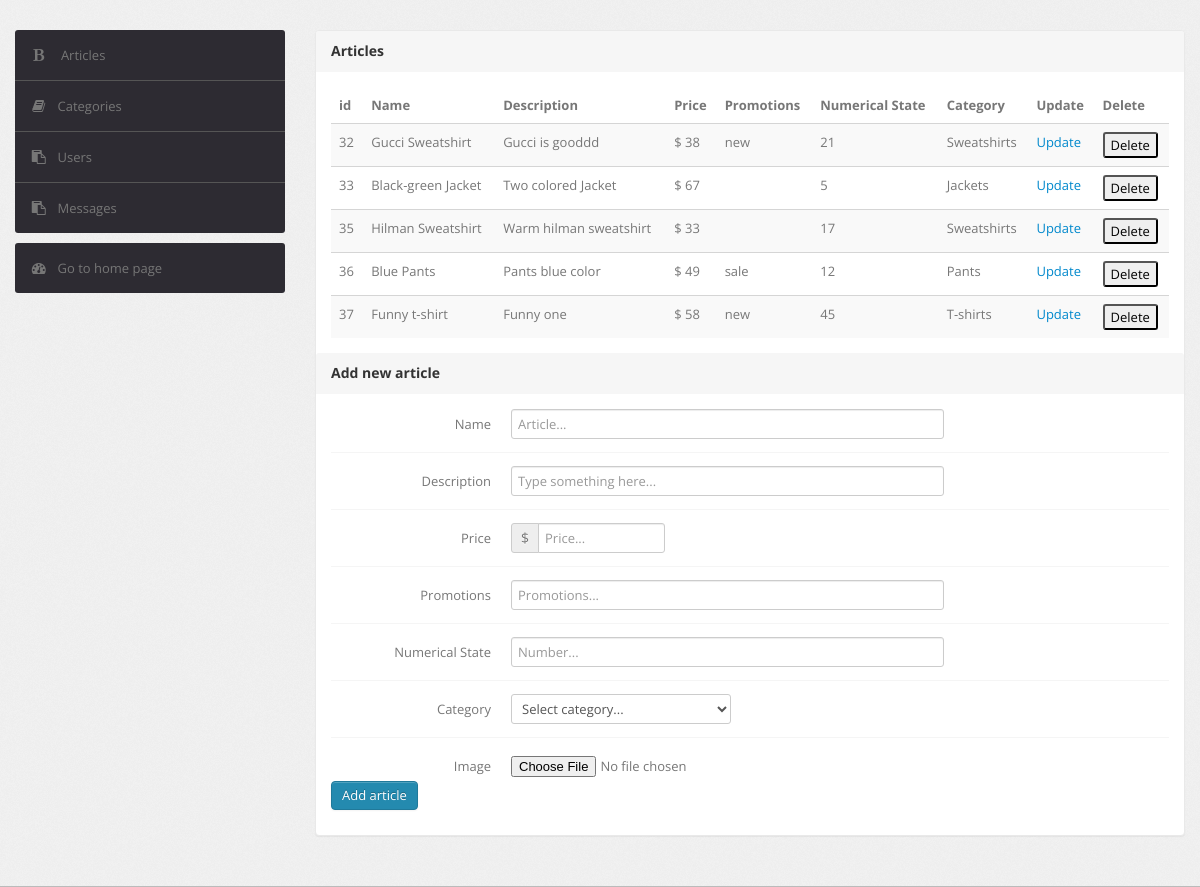
The page /admin-pannel/admin-index.php?admin-page=home (signed in) on the database its author committed.
### tables this page shows
CREATE TABLE `artikal` (
  `id_artikal` int(11) NOT NULL,
  `naziv` varchar(25) NOT NULL,
  `opis` varchar(255) NOT NULL,
  `cena` varchar(25) NOT NULL,
  `promocije` varchar(55) NOT NULL,
  `brojcano_stanje` smallint(11) NOT NULL,
  `kategorija_id` int(11) NOT NULL
);

CREATE TABLE `kategorija` (
  `id_kategorija` int(11) NOT NULL,
  `naziv` varchar(55) NOT NULL
);

### admin-pannel/views/admin-artikli.php (the view, shortened to what this page needs)
<?php
	$query = $conn->prepare("SELECT art.id_artikal as artId, art.naziv as nazivArt, art.opis as opis, art.cena as cena, art.promocije as promocije, art.brojcano_stanje as broj, kat.naziv as nazivKat
							 FROM artikal art
							 INNER JOIN kategorija kat
							 ON kat.id_kategorija = art.kategorija_id
							 ORDER BY art.id_artikal");
     try {
        $exec2 = $query->execute();
        $result = $query->fetchAll(PDO::FETCH_ASSOC);
    } catch (PDOException $exception) {
        var_dump($exception->getMessage()); die;
    }
    $artikli = $result;
    $updateUrl = BASE_URL . 'admin-pannel/admin-index.php?admin-page=artikal-update&artikal_id=';
 ?>
<div class="span9">
					<div class="content">
						<div class="btn-controls">
							<div class="module">
								<div class="module-head">
									<h3>Articles</h3>
								</div>
								<div class="module-body">
									<table class="table table-striped">
									<thead>
										<tr>
											<th>id</th>
											<th>Name</th>
											<th>Description</th>
											<th>Price</th>
											<th>Promotions</th>
											<th>Numerical State</th>
											<th>Category</th>
											<th>Update</th>
											<th>Delete</th>
										</tr>
									</thead>
									<tbody>
										<?php
											foreach ($artikli as $artikal):
										 ?>
											<tr id="<?php echo 'artikal-'.$artikal['artId']; ?>">
												<td><?php echo $artikal['artId']; ?></td>
												<td><?php echo $artikal['nazivArt']; ?></td>
												<td><?php echo $artikal['opis']; ?></td>
												<td><?php echo '$ ' . $artikal['cena']; ?></td>
												<td><?php echo $artikal['promocije']; ?></td>
												<td><?php echo $artikal['broj']; ?></td>
												<td><?php echo $artikal['nazivKat']; ?></td>
												<td><a href='<?php echo $updateUrl . $artikal['artId'] ?>'>Update</a></td>
												<td>
													<input 	type="button"
															class=".btn .btn-primary"
															onclick='deleteArtikal(<?php echo $artikal['artId'];?>)'
															value="Delete"
													>
												</td>
											</tr>
										<?php
											endforeach;
										 ?>
									</tbody>
									</table>
								</div>
								<?php
								$actionAddArt = BASE_URL . "admin-pannel/admin-index.php?admin-page=post-artikal-insert";
								?>
								<div class="module-head">
									<h3>Add new article</h3>
								</div>
								<div class="module-body">
									<form id="formInsertArticle"
										  class="form-horizontal row-fluid"
										  method="POST"
										  action="<?php echo $actionAddArt ?>"
										  enctype='multipart/form-data'
									>
										<div class="control-group">
											<label class="control-label" for="basicinput">Name</label>
											<div class="controls">
												<input type="text" name="naziv-art" id="nameInput" placeholder="Article..." class="span8">
											</div>
										</div>
										<div class="control-group">
											<label class="control-label" for="basicinput">Description</label>
											<div class="controls">
												<input type="text" name="desc-art" id="descInput" placeholder="Type something here..." class="span8">
											</div>
										</div>
										<div class="control-group">
											<label class="control-label" for="basicinput">Price</label>
											<div class="controls">
												<div class="input-prepend">
													<span class="add-on">$</span><input type="text" name="price-art" id="priceInput" placeholder="Price..." class="span8">
												</div>
											</div>
										</div>
										<div class="control-group">
											<label class="control-label" for="basicinput">Promotions</label>
											<div class="controls">
												<input type="text" name="promo-art" id="promoInput" placeholder="Promotions..." class="span8">
											</div>
										</div>
										<div class="control-group">
											<label class="control-label" for="basicinput">Numerical State</label>
											<div class="controls">
												<input type="text" name="num-art" id="numInput" placeholder="Number..." class="span8">
											</div>
										</div>
										<div class="control-group">
											<label class="control-label" for="basicinput">Category</label>
											<div class="controls">
												<select id="categDdl" name="category">
													<option value="0">Select category...</option>
												</select>
											</div>
										</div>
										<div class="control-group">
											<label class="control-label" for="basicinput">Image</label>
											<div class="controls">
												<input type='file' name='file' id="file" class="span8">
											</div>
										</div>
										<input type="submit" name="submit-new-article" value="Add article" class="btn btn-primary">
									</form>
								</div>
							</div>
						</div>
					</div>
				</div>

### admin-pannel/views/fixed/admin-head.php (shortened to what this page needs)
<!DOCTYPE html>
<html lang="en">
<head>
    <head>
        <link type="text/css" href="bootstrap/css/bootstrap.min.css" rel="stylesheet">
        <link type="text/css" href="bootstrap/css/bootstrap-responsive.min.css" rel="stylesheet">
        <link type="text/css" href="css/theme.css" rel="stylesheet">
        <link type="text/css" href="images/icons/css/font-awesome.css" rel="stylesheet">
    </head>
    <body>

### admin-pannel/views/fixed/admin-nav.php
<div class="wrapper">
            <div class="container">
                <div class="row">
                    <div class="span3">
                        <div class="sidebar">
                            <ul class="widget widget-menu unstyled">
                                <li><a href="admin-index.php?admin-page=artikli"><i class="menu-icon icon-bold"></i> Articles  </a></li>
                                <li><a href="admin-index.php?admin-page=kategorije"><i class="menu-icon icon-book"></i>Categories </a></li>
                                <li><a href="admin-index.php?admin-page=korisnici"><i class="menu-icon icon-paste"></i>Users </a></li>
                                <li><a href="admin-index.php?admin-page=received-messages"><i class="menu-icon icon-paste"></i>Messages </a></li>
                            </ul>
                            <ul class="widget widget-menu unstyled">
                                <li class="active"><a href="../index.php?page=home"><i class="menu-icon icon-dashboard"></i>Go to home page
                                </a></li>
                            </ul>
                        </div>
                    </div>

### admin-pannel/admin-index.php (shortened to what this page needs)
<?php
require_once "../config/connection.php";
include "views/fixed/admin-head.php";
include "views/fixed/admin-nav.php";
if(!isset($_GET['admin-page'])) {
    include "views/admin-home.php";
} else {
    switch ($_GET['admin-page']) {
        default:
            include "views/admin-artikli.php";
    }
}
include "views/fixed/admin-footer.php";

### admin-pannel/views/fixed/admin-footer.php (shortened to what this page needs)
            </div>
        </div>
    </div>
</body>

### admin-pannel/css/theme.css (style rules this page uses)
body { font-size: 13px; font-family: 'Open Sans', Arial, sans-serif; background: #fff; color: #777 }
h1, h2, h3, h4, h5, h6 { color: #333; margin-top: 0 }
h3 { font-size: 20px }
.wrapper { background: url(../images/bg.png) #eee; border-bottom: 1px solid #bbb; -webkit-box-shadow: 0 1px 2px rgba(0,0,0,0.1); -moz-box-shadow: 0 1px 2px rgba(0,0,0,0.1); box-shadow: 0 1px 2px rgba(0,0,0,0.1); padding: 30px 0 }
form { margin: 0 }
select, textarea, input[type="text"], input[type="password"], input[type="datetime"], input[type="datetime-local"], input[type="date"], input[type="month"], input[type="time"], input[type="week"], input[type="number"], input[type="email"], input[type="url"], input[type="search"], input[type="tel"], input[type="color"], .uneditable-input, label, input, button, select, textarea { -webkit-border-radius: 3px; -moz-border-radius: 3px; border-radius: 3px; font-size: 13px; font-family: 'Open Sans', Tahoma, Arial, sans-serif }
.input-append input, .input-prepend input, .input-append select, .input-prepend select, .input-append .uneditable-input, .input-prepend .uneditable-input { -webkit-border-radius: 0 3px 3px 0; -moz-border-radius: 0 3px 3px 0; border-radius: 0 3px 3px 0 }
.input-append input, .input-append select, .input-append .uneditable-input, .input-prepend .add-on:first-child, .input-prepend .btn:first-child { -webkit-border-radius: 3px 0 0 3px; -moz-border-radius: 3px 0 0 3px; border-radius: 3px 0 0 3px }
.input-append .add-on, .input-prepend .add-on, .input-append .btn, .input-prepend .btn, .input-append .btn-group>.dropdown-toggle, .input-prepend .btn-group>.dropdown-toggle { -webkit-border-radius: 0; -moz-border-radius: 0; border-radius: 0 }
body [class^="icon-"], body [class*=" icon-"] { font-size: 14px; line-height: 20px; height: 20px }
.module { background: #fff; -webkit-border-radius: 3px; -moz-border-radius: 3px; border-radius: 3px; border: 1px solid #ccc; border-bottom-color: #bbb; -webkit-box-shadow: 0 0 1px rgba(0,0,0,0.2); -moz-box-shadow: 0 0 1px rgba(0,0,0,0.2); box-shadow: 0 0 1px rgba(0,0,0,0.2); margin-bottom: 30px }
.form-horizontal .control-group, .form-vertical .control-group { margin-bottom: 0 }
.form-horizontal .control-group+.control-group, .form-vertical .control-group+.control-group { margin-top: 13px; padding-top: 13px; border-top: 1px solid #f5f5f5 }
.btn, .btn-box { -webkit-border-radius: 3px; -moz-border-radius: 3px; border-radius: 3px }
.btn { font-size: 13px; font-weight: 600 }
.btn { display: inline-block; margin-bottom: 0; font-weight: 400; text-align: center; vertical-align: middle; cursor: pointer; background-image: none; border: 1px solid transparent; white-space: nowrap; padding: 4px 10px; font-size: 13px; line-height: 1.42857; border-radius: 4px; -webkit-user-select: none; -moz-user-select: none; -ms-user-select: none; user-select: none }
.btn-primary { color: #fff; background-color: #248aaf; border-color: #20799a }
.table { margin-bottom: 0 }
.table th, .table td { border-color: #d5d5d5!important }
.widget-menu { background: #fff; -webkit-border-radius: 3px; -moz-border-radius: 3px; border-radius: 3px; overflow: hidden }
.widget-menu a { color: #555; display: block; line-height: 20px; padding: 15px; text-decoration: none!important }
.widget-menu .menu-icon { margin-right: 10px; color: #767676; -webkit-transition: all .2s ease-in-out; -moz-transition: all .2s ease-in-out; transition: all .2s ease-in-out; }
.widget-menu>li+li { border-top: 1px solid #555 }
.widget-menu>li>a { background-color: #2d2b32; color: #767676; -webkit-transition: all .2s ease-in-out; -moz-transition: all .2s ease-in-out; transition: all .2s ease-in-out; }
.module { box-shadow: 0 0 3px rgba(0,0,0,.1); border-color: #e9e9e9; margin-bottom: 20px; background-color: #fff; border-radius: 4px; -webkit-box-shadow: 0 1px 1px rgba(0,0,0,.05); box-shadow: 0 1px 1px rgba(0,0,0,.05); }
.module-head { color: #767676; background-color: #f6f6f6; border-color: #e9e9e9; padding: 10px 15px; border-bottom: 1px solid transparent; border-top-right-radius: 3px; border-top-left-radius: 3px; }
.module-head h3 { font-size: 14px; line-height: 20px; height: 20px; margin: 0 }
.module-body { padding: 15px }

### rows shown on the page
artikal: id_artikal "32", naziv "Gucci Sweatshirt", opis "Gucci is gooddd", cena "38", promocije "new", brojcano_stanje "21", kategorija.naziv "Sweatshirts"
artikal: id_artikal "33", naziv "Black-green Jacket", opis "Two colored Jacket", cena "67", brojcano_stanje "5", kategorija.naziv "Jackets"
artikal: id_artikal "35", naziv "Hilman Sweatshirt", opis "Warm hilman sweatshirt", cena "33", brojcano_stanje "17", kategorija.naziv "Sweatshirts"
artikal: id_artikal "36", naziv "Blue Pants", opis "Pants blue color", cena "49", promocije "sale", brojcano_stanje "12", kategorija.naziv "Pants"
artikal: id_artikal "37", naziv "Funny t-shirt", opis "Funny one", cena "58", promocije "new", brojcano_stanje "45", kategorija.naziv "T-shirts"
